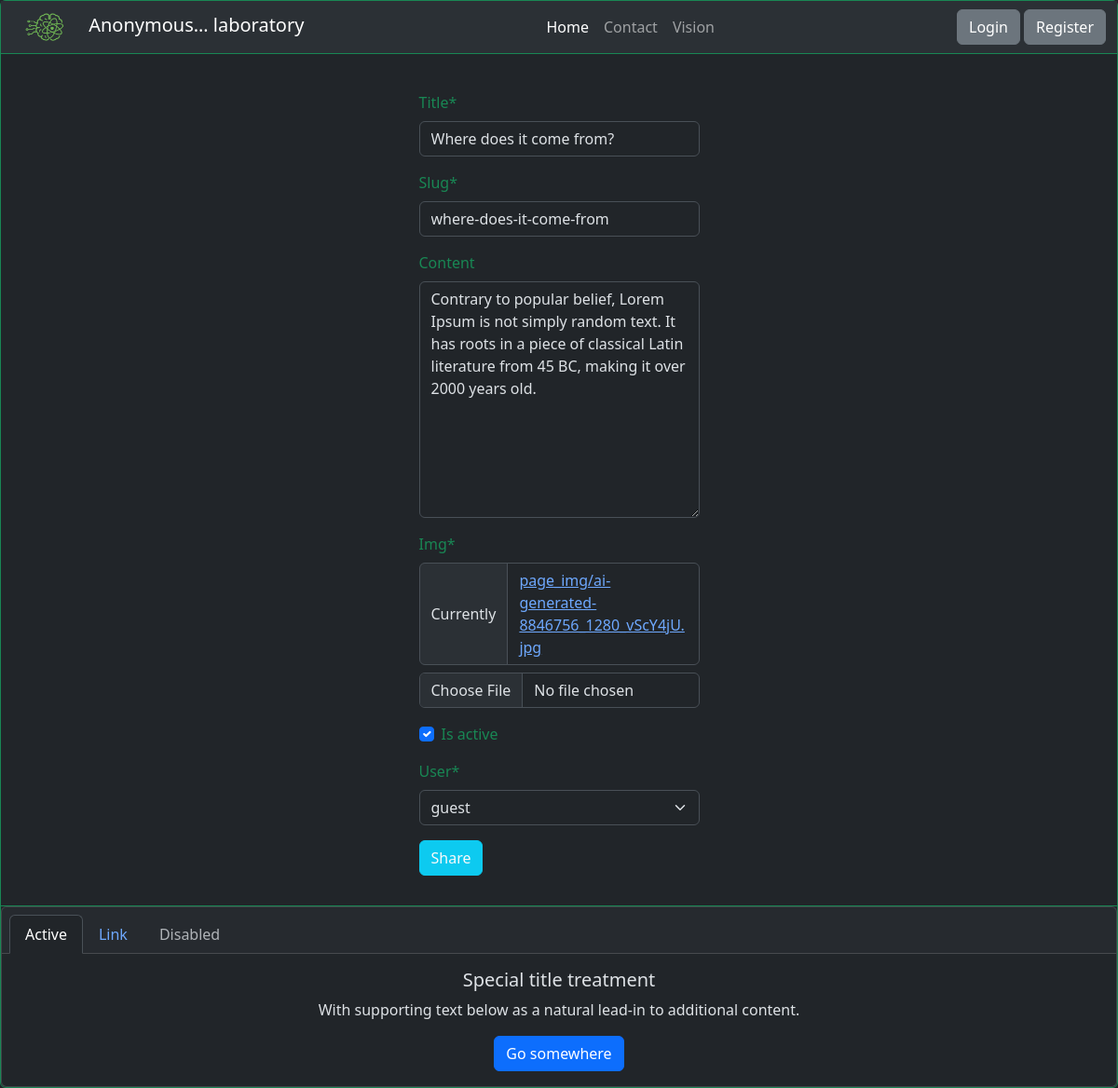
The page /home/where-does-it-come-from on the database its author committed.
### fotoblog/models.py (models this page shows, shortened)
class PageLogo(models.Model):
    img = models.FileField(upload_to="page_logo/")

class BaseModel(models.Model):
    title = models.CharField(max_length=100, blank=False, null=False)
    slug = AutoSlugField(populate_from="title")
    content = models.TextField(blank=True, null=True)
    img = models.FileField(upload_to="page_img/")
    is_active = models.BooleanField(default=True)
    class Meta:
        abstract = True

class Page(BaseModel):
    def __str__(self):
        return self.title

class Post(BaseModel):
    user = models.ForeignKey(User,
                             on_delete=models.CASCADE,
                             blank=False,
                             null=False)

### fotoblog/views.py (the view, shortened to what this page needs)
# urls.py: path("", page_views, name="home_views"),
def page_views(request,
               page_slug=None,
               post_slug=None,
               post_detail_slug=None,
               post_id=None):
    if post_id:
        return post_detail_views(request, post_id)
    if post_slug:
        return post_share(request, post_slug)

### fotoblog/forms/forms.py
class PostForm (forms.ModelForm):
    class Meta:
        model = Post
        fields = "__all__"

### fotoblog/context_processor/global_db.py (called while the page is built)
def nav_fb_pages(request):
    if request.user.is_authenticated:
        if request.user.is_superuser:
            fb_pages = Page.objects.filter(is_active=True)
        elif request.user.is_active:
            fb_pages = Page.objects.filter(is_active=True).exclude(
                slug="add-page")
        else:
            fb_pages = Page.objects.filter(
                slug__in=["home", "contact", "vision", "favorites"],
                is_active=True).order_by("id")
    else:
        fb_pages = Page.objects.filter(slug__in=["home", "contact", "vision"],
                                    is_active=True).order_by("id")
    return dict(g_fb_pages=fb_pages, )

def global_logo(request):
    page_logo = PageLogo.objects.all().first()
    return dict(page_logo=page_logo, )

### securityControl/context_processor/global_db.py (called while the page is built)
def global_sc_pages(request):
  g_sc_pages = Page.objects.filter(is_active=True)
  context = dict(sc_pages=g_sc_pages, )
  return context

### fotoblog/templates/fb_pages/post-share.html (shortened to what this page needs)
{% extends 'core/base.html' %}
{% block content %}
<div class="card border-success m-0 d-flex flex-column min-vh-100" name="viewport" content="width=device-width" data-bs-theme="dark">
  <div class="card-header bg-transparent border-success m-0 p-0">
    {% include 'components/navbar.html' %}
  </div>
  <div class="card-body text-success">
    <div class="container p-3 w-100" style="max-width: 333px;">
        <form action="#" method="post" enctype="multipart/form-data">
            {% load crispy_forms_tags %}
            {{ post_form|crispy }}
        <button type="submit" class="btn btn-info text-light">Share</button>
    </form>
    </div>
  </div>
  {% block footer %}
  <div class="card-footer bg-transparent border-success m-0 p-0">
{% include 'components/footer.html' %}
</div>
{% endblock footer %}
</div>
{% endblock content %}

### fotoblog/templates/components/navbar.html (shortened to what this page needs)
<nav class="navbar navbar-expand-lg bg-body-tertiary" data-bs-theme="dark">
  <div class="container-fluid">
    <a class="navbar-brand m-0 p-0" href="{% url 'fotoblog:home_views' %}">
      <img src="{{ page_logo.img.url }}" class="m-0 p-0" style="width:77px;height:33px;" alt=""> {{ request.user|truncatechars:10 }} laboratory
    </a>
    <div class="collapse navbar-collapse" id="navbarNavAltMarkup">
      <div class="navbar-nav mx-auto">
        {% if g_fb_pages %}
        {% for g_page in g_fb_pages %}
        <a class="nav-link {% if forloop.first %}active{% endif %}" aria-current="page" href="{% url 'fotoblog:page_views' page_slug=g_page.slug %}">{{ g_page.title }}</a>
        {% endfor %}
        {% endif %}
      </div>
      {% if request.user.is_authenticated %}
      <a href="/logout/" class="btn btn-secondary text-decoration-none ">Logout | {{ request.user.username }}</a>
      <a href="/admin/" target="_blank" class="btn btn-secondary text-decoration-none ms-1 ">Admin Panel</a>
      {% else %}
      <a href="/login/" class="btn btn-secondary text-decoration-none ">Login</a>
      <a href="/register/" class="btn btn-secondary text-decoration-none ms-1 ">Register</a>
      {% endif %}
    </div>
  </div>
</nav>

### rows shown on the page
PageLogo: img (picture)
Page: title "Home"
Page: title "Contact"
Page: title "Vision"
Post: title "Where does it come from?", slug "where-does-it-come-from", content "Contrary to popular belief, Lorem Ipsum is not simply random text. It has roots in a piece of classical Latin literature from 45 BC, making it over 2000 years old.", is_active "☑", user "guest"

### other values the page prints
{{ request.user|truncatechars:10 }} "Anonymous…"
